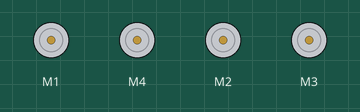
This sketch was run on a simulated Arduino Uno, built with avr-gcc and run on an emulated ATmega328P. Shown: 4 × DC motor (green arrow = forward, orange = backward, longer = faster).

Above: at 0.06 s.
At 1.56 s:
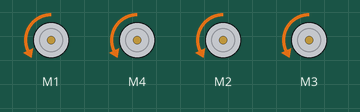
At 2.92 s:
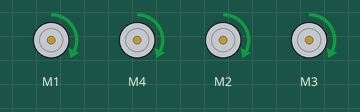
Timing chart, 0 to 3.2 s (numbered marks = the images above):
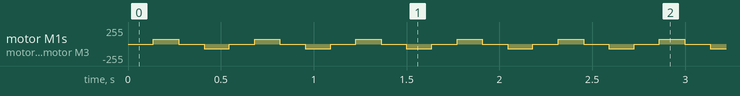

The sketch:

motorTest.ino
```cpp
#include <Wire.h>
#include <Adafruit_MotorShield.h>
#include "utility/Adafruit_MS_PWMServoDriver.h"
#include <Servo.h>

Adafruit_MotorShield AFMS = Adafruit_MotorShield();

Adafruit_DCMotor *RFMotor = AFMS.getMotor(1);
Adafruit_DCMotor *LFMotor = AFMS.getMotor(4);
Adafruit_DCMotor *RBMotor = AFMS.getMotor(2);
Adafruit_DCMotor *LBMotor = AFMS.getMotor(3);

byte motorSpeed = 70;                             //Max motor speed (do not exceed 70)
byte wait_time = 5000;
byte dist_time = 5000;

void setup() {
  AFMS.begin();
  RFMotor->setSpeed(motorSpeed);                   //Set motor speed
  LFMotor->setSpeed(motorSpeed);
  RBMotor->setSpeed(motorSpeed);
  LBMotor->setSpeed(motorSpeed);

  RFMotor->run(RELEASE);                            //Release all motors before loop
  LFMotor->run(RELEASE);
  RBMotor->run(RELEASE);
  LBMotor->run(RELEASE);
}

void loop() {
  delay(wait_time);
  RFMotor->run(FORWARD);
  RBMotor->run(FORWARD);
  LFMotor->run(FORWARD);
  LBMotor->run(FORWARD);
  delay(dist_time);
  RFMotor->run(RELEASE);
  RBMotor->run(RELEASE);
  LFMotor->run(RELEASE);
  LBMotor->run(RELEASE);
  delay(wait_time);
  RFMotor->run(BACKWARD);
  RBMotor->run(BACKWARD);
  LFMotor->run(BACKWARD);
  LBMotor->run(BACKWARD);
  delay(dist_time);
  RFMotor->run(RELEASE);
  RBMotor->run(RELEASE);
  LFMotor->run(RELEASE);
  LBMotor->run(RELEASE);
}
```

Measured:
- by itself, motor M1, motor M4, motor M2, motor M3: repeats every 0.54 s: stopped 0.14 s, backward 70/255 0.14 s, stopped 0.14 s, forward 70/255 0.14 s
